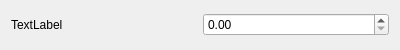
<?xml version="1.0" encoding="UTF-8"?>
<ui version="4.0">
 <class>ConfDoubleWidget</class>
 <widget class="QWidget" name="ConfDoubleWidget">
  <property name="geometry">
   <rect>
    <x>0</x>
    <y>0</y>
    <width>400</width>
    <height>50</height>
   </rect>
  </property>
  <property name="windowTitle">
   <string>Form</string>
  </property>
  <layout class="QHBoxLayout" name="horizontalLayout">
   <item>
    <widget class="QLabel" name="conf_tag">
     <property name="text">
      <string>TextLabel</string>
     </property>
    </widget>
   </item>
   <item>
    <widget class="QDoubleSpinBox" name="conf_value"/>
   </item>
  </layout>
 </widget>
 <resources/>
 <connections/>
</ui>
